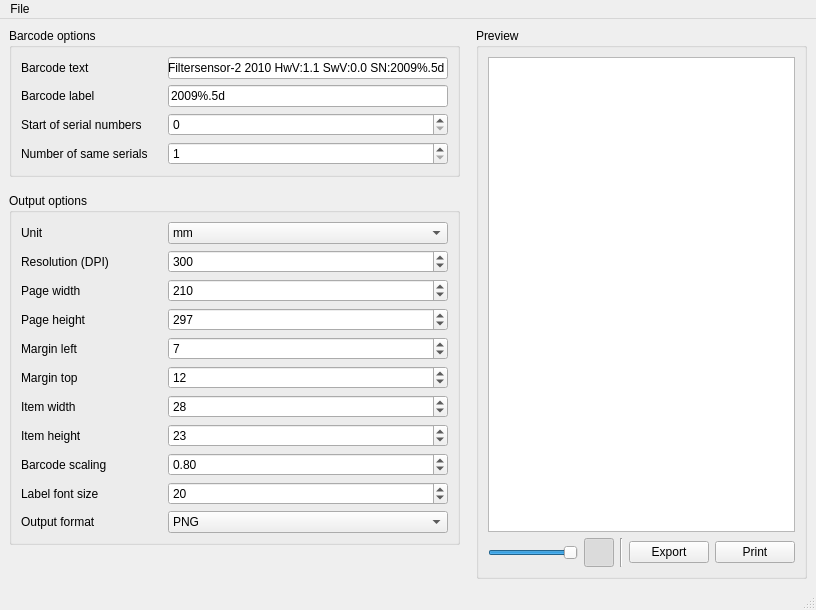
<?xml version="1.0" encoding="UTF-8"?>
<ui version="4.0">
 <class>QDataMatrix</class>
 <widget class="QMainWindow" name="QDataMatrix">
  <property name="geometry">
   <rect>
    <x>0</x>
    <y>0</y>
    <width>816</width>
    <height>610</height>
   </rect>
  </property>
  <property name="windowTitle">
   <string>QDataMatrix</string>
  </property>
  <property name="windowIcon">
   <iconset resource="data/qdatamatrix.qrc">
    <normaloff>:/images/icon.png</normaloff>:/images/icon.png</iconset>
  </property>
  <widget class="QWidget" name="centralwidget">
   <layout class="QGridLayout" name="gridLayout_4">
    <property name="spacing">
     <number>16</number>
    </property>
    <item row="0" column="0">
     <widget class="QGroupBox" name="groupBox">
      <property name="title">
       <string>Barcode options</string>
      </property>
      <layout class="QGridLayout" name="gridLayout">
       <property name="horizontalSpacing">
        <number>20</number>
       </property>
       <item row="0" column="0">
        <widget class="QLabel" name="label">
         <property name="text">
          <string>Barcode text</string>
         </property>
        </widget>
       </item>
       <item row="0" column="1">
        <widget class="QLineEdit" name="barcodeText">
         <property name="sizePolicy">
          <sizepolicy hsizetype="Preferred" vsizetype="Fixed">
           <horstretch>0</horstretch>
           <verstretch>0</verstretch>
          </sizepolicy>
         </property>
         <property name="minimumSize">
          <size>
           <width>280</width>
           <height>0</height>
          </size>
         </property>
         <property name="text">
          <string>Filtersensor-2 2010 HwV:1.1 SwV:0.0 SN:2009%.5d</string>
         </property>
        </widget>
       </item>
       <item row="1" column="0">
        <widget class="QLabel" name="label_2">
         <property name="text">
          <string>Barcode label</string>
         </property>
        </widget>
       </item>
       <item row="1" column="1">
        <widget class="QLineEdit" name="barcodeLabel">
         <property name="sizePolicy">
          <sizepolicy hsizetype="Preferred" vsizetype="Fixed">
           <horstretch>0</horstretch>
           <verstretch>0</verstretch>
          </sizepolicy>
         </property>
         <property name="text">
          <string>2009%.5d</string>
         </property>
        </widget>
       </item>
       <item row="2" column="0">
        <widget class="QLabel" name="label_3">
         <property name="text">
          <string>Start of serial numbers</string>
         </property>
        </widget>
       </item>
       <item row="2" column="1">
        <widget class="QSpinBox" name="serialStart">
         <property name="maximum">
          <number>100000</number>
         </property>
        </widget>
       </item>
       <item row="3" column="0">
        <widget class="QLabel" name="label_4">
         <property name="text">
          <string>Number of same serials</string>
         </property>
        </widget>
       </item>
       <item row="3" column="1">
        <widget class="QSpinBox" name="serialDuplicate">
         <property name="minimum">
          <number>1</number>
         </property>
         <property name="maximum">
          <number>10</number>
         </property>
        </widget>
       </item>
      </layout>
     </widget>
    </item>
    <item row="0" column="1" rowspan="3">
     <widget class="QGroupBox" name="groupBox_3">
      <property name="title">
       <string>Preview</string>
      </property>
      <layout class="QGridLayout" name="gridLayout_3">
       <item row="1" column="4">
        <widget class="QPushButton" name="printButton">
         <property name="sizePolicy">
          <sizepolicy hsizetype="Maximum" vsizetype="Fixed">
           <horstretch>0</horstretch>
           <verstretch>0</verstretch>
          </sizepolicy>
         </property>
         <property name="text">
          <string>Print</string>
         </property>
         <property name="icon">
          <iconset resource="data/qdatamatrix.qrc">
           <normaloff>:/images/document-print.png</normaloff>:/images/document-print.png</iconset>
         </property>
        </widget>
       </item>
       <item row="1" column="3">
        <widget class="QPushButton" name="saveButton">
         <property name="sizePolicy">
          <sizepolicy hsizetype="Maximum" vsizetype="Fixed">
           <horstretch>0</horstretch>
           <verstretch>0</verstretch>
          </sizepolicy>
         </property>
         <property name="text">
          <string>Export</string>
         </property>
         <property name="icon">
          <iconset resource="data/qdatamatrix.qrc">
           <normaloff>:/images/document-save.png</normaloff>:/images/document-save.png</iconset>
         </property>
        </widget>
       </item>
       <item row="1" column="0">
        <widget class="QSlider" name="zoomSlider">
         <property name="minimum">
          <number>10</number>
         </property>
         <property name="maximum">
          <number>100</number>
         </property>
         <property name="singleStep">
          <number>1</number>
         </property>
         <property name="pageStep">
          <number>1</number>
         </property>
         <property name="value">
          <number>100</number>
         </property>
         <property name="tracking">
          <bool>true</bool>
         </property>
         <property name="orientation">
          <enum>Qt::Horizontal</enum>
         </property>
        </widget>
       </item>
       <item row="1" column="1">
        <widget class="QToolButton" name="autoZoom">
         <property name="icon">
          <iconset resource="data/qdatamatrix.qrc">
           <normaloff>:/images/document-preview.png</normaloff>:/images/document-preview.png</iconset>
         </property>
         <property name="iconSize">
          <size>
           <width>22</width>
           <height>22</height>
          </size>
         </property>
         <property name="checkable">
          <bool>true</bool>
         </property>
         <property name="checked">
          <bool>true</bool>
         </property>
         <property name="autoRaise">
          <bool>true</bool>
         </property>
        </widget>
       </item>
       <item row="1" column="2">
        <widget class="Line" name="line">
         <property name="orientation">
          <enum>Qt::Vertical</enum>
         </property>
        </widget>
       </item>
       <item row="0" column="0" colspan="5">
        <widget class="QGraphicsView" name="previewArea"/>
       </item>
      </layout>
     </widget>
    </item>
    <item row="1" column="0">
     <widget class="QGroupBox" name="groupBox_2">
      <property name="title">
       <string>Output options</string>
      </property>
      <layout class="QGridLayout" name="gridLayout_2">
       <property name="horizontalSpacing">
        <number>20</number>
       </property>
       <item row="0" column="0">
        <widget class="QLabel" name="label_12">
         <property name="text">
          <string>Unit</string>
         </property>
        </widget>
       </item>
       <item row="0" column="1">
        <widget class="QComboBox" name="unit">
         <property name="sizePolicy">
          <sizepolicy hsizetype="Minimum" vsizetype="Fixed">
           <horstretch>0</horstretch>
           <verstretch>0</verstretch>
          </sizepolicy>
         </property>
         <property name="minimumSize">
          <size>
           <width>280</width>
           <height>0</height>
          </size>
         </property>
         <item>
          <property name="text">
           <string>mm</string>
          </property>
         </item>
         <item>
          <property name="text">
           <string>in*10</string>
          </property>
         </item>
        </widget>
       </item>
       <item row="2" column="0">
        <widget class="QLabel" name="label_8">
         <property name="text">
          <string>Page width</string>
         </property>
        </widget>
       </item>
       <item row="2" column="1">
        <widget class="QSpinBox" name="pageWidth">
         <property name="minimum">
          <number>50</number>
         </property>
         <property name="maximum">
          <number>1000</number>
         </property>
         <property name="value">
          <number>210</number>
         </property>
        </widget>
       </item>
       <item row="3" column="0">
        <widget class="QLabel" name="label_9">
         <property name="text">
          <string>Page height</string>
         </property>
        </widget>
       </item>
       <item row="3" column="1">
        <widget class="QSpinBox" name="pageHeight">
         <property name="minimum">
          <number>50</number>
         </property>
         <property name="maximum">
          <number>1000</number>
         </property>
         <property name="value">
          <number>297</number>
         </property>
        </widget>
       </item>
       <item row="4" column="0">
        <widget class="QLabel" name="label_10">
         <property name="text">
          <string>Margin left</string>
         </property>
        </widget>
       </item>
       <item row="4" column="1">
        <widget class="QSpinBox" name="marginLeft">
         <property name="maximum">
          <number>100</number>
         </property>
         <property name="value">
          <number>7</number>
         </property>
        </widget>
       </item>
       <item row="5" column="0">
        <widget class="QLabel" name="label_11">
         <property name="text">
          <string>Margin top</string>
         </property>
        </widget>
       </item>
       <item row="5" column="1">
        <widget class="QSpinBox" name="marginTop">
         <property name="maximum">
          <number>100</number>
         </property>
         <property name="value">
          <number>12</number>
         </property>
        </widget>
       </item>
       <item row="6" column="0">
        <widget class="QLabel" name="label_13">
         <property name="text">
          <string>Item width</string>
         </property>
        </widget>
       </item>
       <item row="6" column="1">
        <widget class="QSpinBox" name="itemWidth">
         <property name="minimum">
          <number>1</number>
         </property>
         <property name="maximum">
          <number>40</number>
         </property>
         <property name="value">
          <number>28</number>
         </property>
        </widget>
       </item>
       <item row="7" column="0">
        <widget class="QLabel" name="label_14">
         <property name="text">
          <string>Item height</string>
         </property>
        </widget>
       </item>
       <item row="7" column="1">
        <widget class="QSpinBox" name="itemHeight">
         <property name="minimum">
          <number>1</number>
         </property>
         <property name="maximum">
          <number>40</number>
         </property>
         <property name="value">
          <number>23</number>
         </property>
        </widget>
       </item>
       <item row="10" column="0">
        <widget class="QLabel" name="label_5">
         <property name="text">
          <string>Output format</string>
         </property>
        </widget>
       </item>
       <item row="10" column="1">
        <widget class="QComboBox" name="outputFormat">
         <item>
          <property name="text">
           <string>PNG</string>
          </property>
         </item>
         <item>
          <property name="text">
           <string>PDF</string>
          </property>
         </item>
        </widget>
       </item>
       <item row="1" column="0">
        <widget class="QLabel" name="label_6">
         <property name="text">
          <string>Resolution (DPI)</string>
         </property>
        </widget>
       </item>
       <item row="1" column="1">
        <widget class="QSpinBox" name="dpi">
         <property name="minimum">
          <number>200</number>
         </property>
         <property name="maximum">
          <number>600</number>
         </property>
         <property name="singleStep">
          <number>100</number>
         </property>
         <property name="value">
          <number>300</number>
         </property>
        </widget>
       </item>
       <item row="9" column="1">
        <widget class="QSpinBox" name="labelFontSize">
         <property name="minimum">
          <number>8</number>
         </property>
         <property name="maximum">
          <number>64</number>
         </property>
         <property name="value">
          <number>20</number>
         </property>
        </widget>
       </item>
       <item row="9" column="0">
        <widget class="QLabel" name="label_7">
         <property name="text">
          <string>Label font size</string>
         </property>
        </widget>
       </item>
       <item row="8" column="0">
        <widget class="QLabel" name="label_15">
         <property name="text">
          <string>Barcode scaling</string>
         </property>
        </widget>
       </item>
       <item row="8" column="1">
        <widget class="QDoubleSpinBox" name="barcodeScale">
         <property name="minimum">
          <double>0.100000000000000</double>
         </property>
         <property name="maximum">
          <double>1.000000000000000</double>
         </property>
         <property name="singleStep">
          <double>0.100000000000000</double>
         </property>
         <property name="value">
          <double>0.800000000000000</double>
         </property>
        </widget>
       </item>
      </layout>
     </widget>
    </item>
    <item row="2" column="0">
     <spacer name="verticalSpacer">
      <property name="orientation">
       <enum>Qt::Vertical</enum>
      </property>
      <property name="sizeHint" stdset="0">
       <size>
        <width>20</width>
        <height>42</height>
       </size>
      </property>
     </spacer>
    </item>
   </layout>
  </widget>
  <widget class="QMenuBar" name="menubar">
   <property name="geometry">
    <rect>
     <x>0</x>
     <y>0</y>
     <width>816</width>
     <height>21</height>
    </rect>
   </property>
   <widget class="QMenu" name="menuFile">
    <property name="title">
     <string>File</string>
    </property>
    <addaction name="actionOpen"/>
    <addaction name="actionSave"/>
    <addaction name="separator"/>
    <addaction name="actionQuit"/>
   </widget>
   <addaction name="menuFile"/>
  </widget>
  <widget class="QStatusBar" name="statusbar"/>
  <action name="actionQuit">
   <property name="icon">
    <iconset resource="data/qdatamatrix.qrc">
     <normaloff>:/images/application-exit.png</normaloff>:/images/application-exit.png</iconset>
   </property>
   <property name="text">
    <string>Quit</string>
   </property>
  </action>
  <action name="actionOpen">
   <property name="icon">
    <iconset resource="data/qdatamatrix.qrc">
     <normaloff>:/images/document-open.png</normaloff>:/images/document-open.png</iconset>
   </property>
   <property name="text">
    <string>Open</string>
   </property>
   <property name="shortcut">
    <string comment="Ctrl+O"/>
   </property>
  </action>
  <action name="actionSave">
   <property name="icon">
    <iconset resource="data/qdatamatrix.qrc">
     <normaloff>:/images/document-save.png</normaloff>:/images/document-save.png</iconset>
   </property>
   <property name="text">
    <string>Save</string>
   </property>
   <property name="shortcut">
    <string comment="Ctrl+S"/>
   </property>
  </action>
 </widget>
 <resources>
  <include location="data/qdatamatrix.qrc"/>
 </resources>
 <connections>
  <connection>
   <sender>actionQuit</sender>
   <signal>triggered()</signal>
   <receiver>QDataMatrix</receiver>
   <slot>close()</slot>
   <hints>
    <hint type="sourcelabel">
     <x>-1</x>
     <y>-1</y>
    </hint>
    <hint type="destinationlabel">
     <x>399</x>
     <y>299</y>
    </hint>
   </hints>
  </connection>
 </connections>
</ui>
